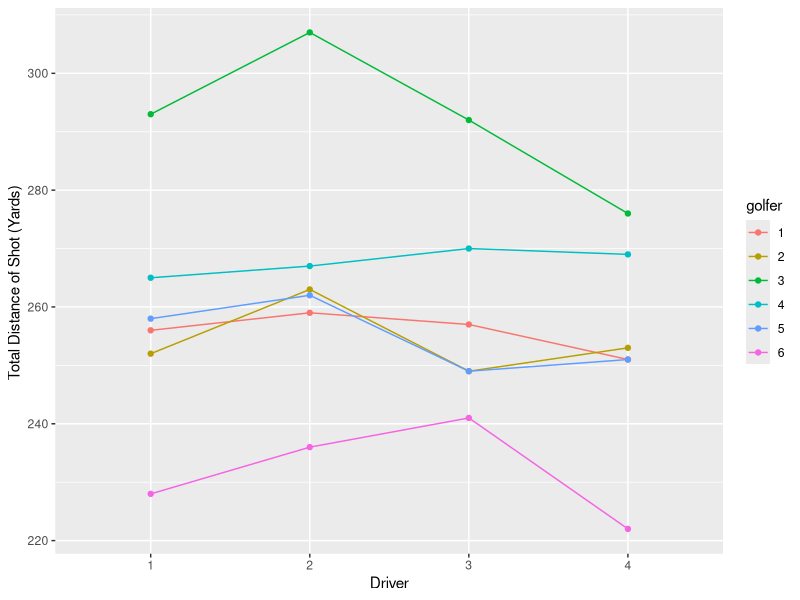
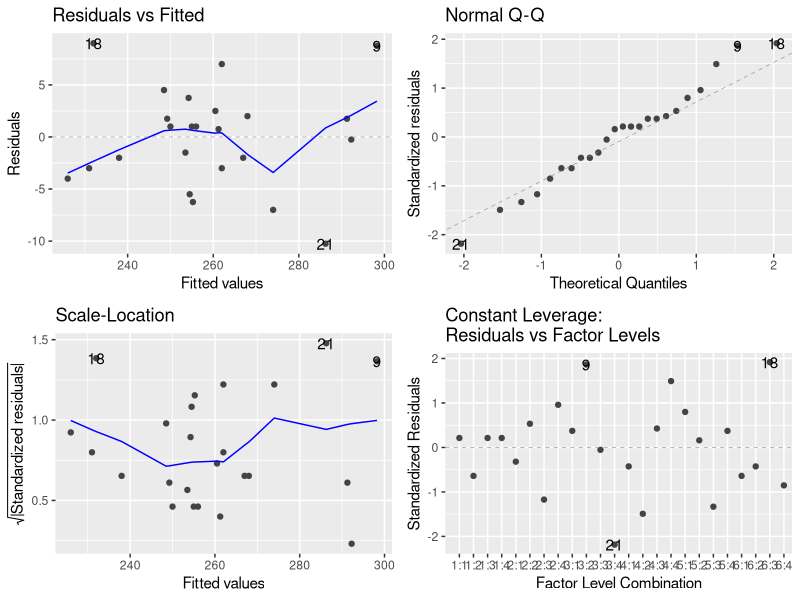
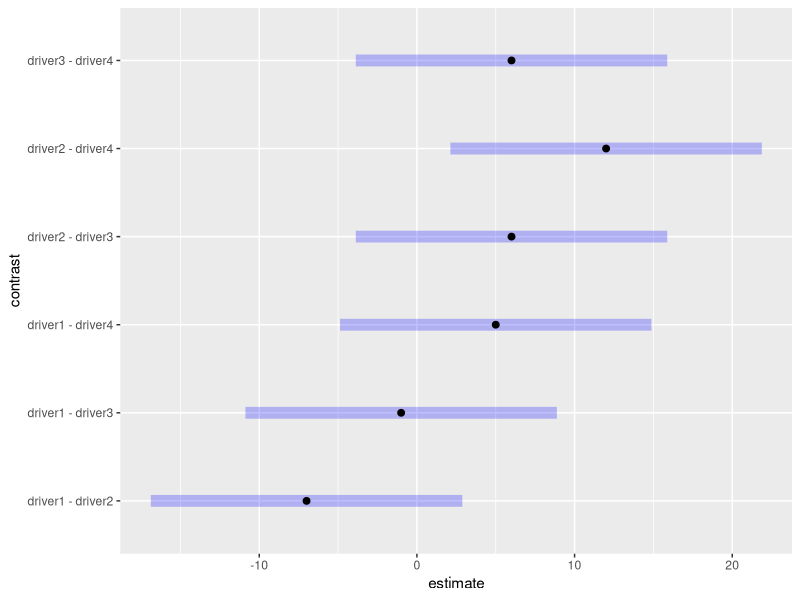
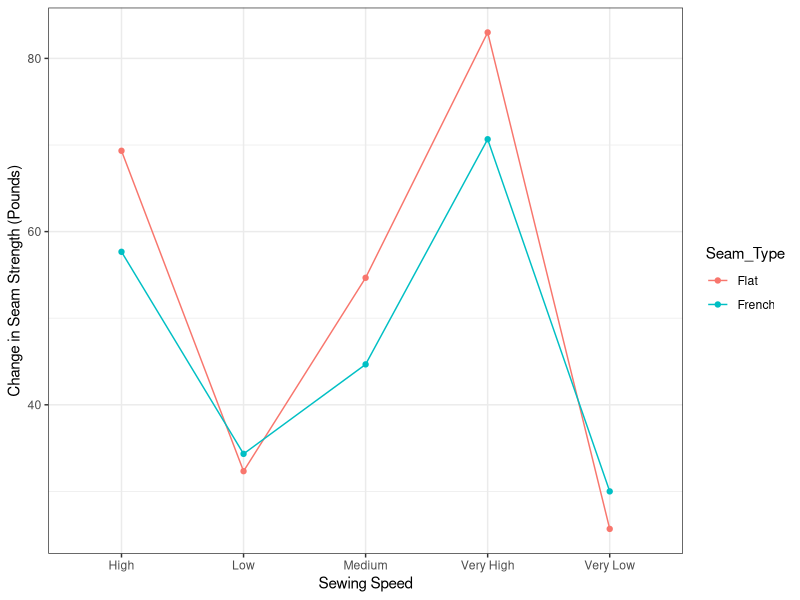
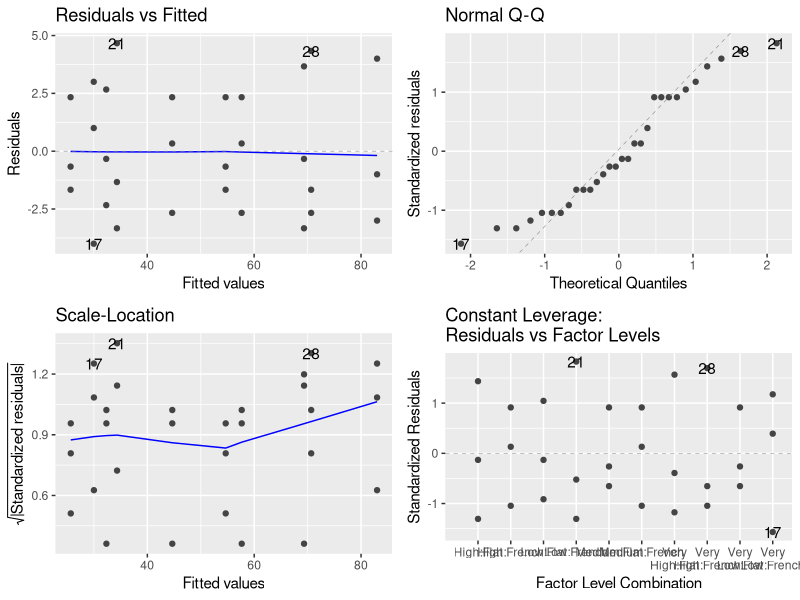

Recreate these plots in R, in order.
## ---- chunk 1
knitr::opts_chunk$set(echo = TRUE)
library(tidyverse)
library(knitr)
library(ggfortify)
library(emmeans)
library(ggplot2)
## ---- chunk 2
golf_data <- read.csv("golf_driver.csv")
golf2=golf_data%>%
  select(driver,golfer,totdist)
glimpse(golf2)
## ---- chunk 3
golf2 <- golf2 %>%
  mutate(driver = as.factor (driver),
         golfer=as.factor(golfer)) 
glimpse(golf2)
## ---- chunk 4
ggplot(golf2) + 
  geom_line(aes(x=driver, y=totdist, color=golfer, group=golfer)) +
  geom_point(aes(x=driver, y=totdist, color=golfer, group=golfer)) +
  labs(x="Driver",y="Total Distance of Shot (Yards) ")

golf2 %>%
  group_by(driver) %>%
  summarize(Mean=mean(totdist),
            SD=sd(totdist),
            Var=var(totdist),
            N=n()  ) %>%
  kable()


## ---- chunk 5
golf.anova <- aov(totdist ~ golfer + driver, data=golf2)
summary(golf.anova)
autoplot(golf.anova)
## ---- chunk 6
golf2.mc <- emmeans(golf.anova,"driver")
confint(contrast(golf2.mc, "pairwise"))
plot(contrast(golf2.mc, "pairwise"))
## ---- chunk 7
Seam <- read.csv("Seam_Strength.csv")
glimpse(Seam)



Seam2=Seam %>%
  select(Seam_Type, Sewing_Speed, Seam_Strength)
glimpse(Seam2)

Seam2 <- Seam2 %>%
  mutate(Sewing_Speed = as.factor(Sewing_Speed),
         Seam_Type=factor(Seam_Type, labels=c("Flat", "French")))
glimpse(Seam2)
## ---- chunk 8
ggplot(Seam2, aes(x=Sewing_Speed,y=Seam_Strength, color=Seam_Type, group=Seam_Type)) +
  stat_summary(fun=mean, geom="point") +
  stat_summary(fun=mean, geom="line") +
  labs(y="Change in Seam Strength (Pounds)",x="Sewing Speed") +
  theme_bw()
## ---- chunk 9
Seam.anova <- aov(Seam_Strength ~ Sewing_Speed + Seam_Type + Sewing_Speed:Seam_Type, data=Seam2)
autoplot(Seam.anova)
summary(Seam.anova)

## ---- chunk 10
Seam2.mc <- emmeans(Seam.anova, ~ Sewing_Speed | Seam_Type)
contrast(Seam2.mc, "pairwise")
